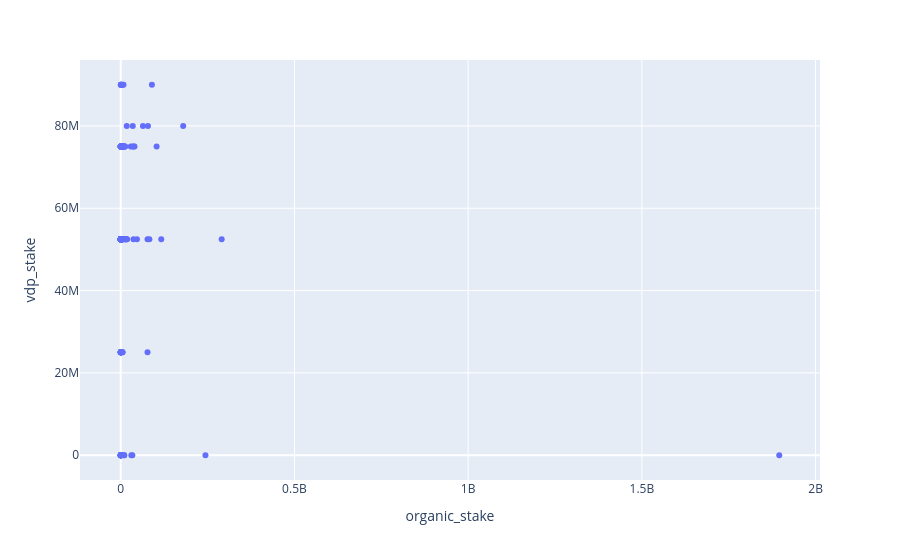

Notebook code cell kept with this figure:
### Code cell
query ="""SELECT name, vdp_stake, organic_stake
FROM 'vdp'
"""
df = pd.read_sql(query, engine)
fig = px.scatter(df, y="vdp_stake", x="organic_stake", hover_name="name")
fig.show()

### Figure 1 — Plotly figure (JSON) as saved in the notebook; plotly's stock layout.template omitted (floating-point values rounded to 4 significant figures; data arrays with more than 128 entries replaced by an {"elided": "..."} marker saying what was removed)
{"data": [{"hovertemplate": "<b>%{hovertext}</b><br><br>organic_stake=%{x}<br>vdp_stake=%{y}<extra></extra>", "hovertext": {"elided": "221 str values"}, "legendgroup": "", "marker": {"color": "#636efa", "symbol": "circle"}, "mode": "markers", "name": "", "orientation": "v", "showlegend": false, "type": "scatter", "x": {"elided": "221 float values"}, "xaxis": "x", "y": {"elided": "221 float values"}, "yaxis": "y"}], "layout": {"legend": {"tracegroupgap": 0}, "margin": {"t": 60}, "xaxis": {"anchor": "y", "domain": [0, 1], "title": {"text": "organic_stake"}}, "yaxis": {"anchor": "x", "domain": [0, 1], "title": {"text": "vdp_stake"}}}}
